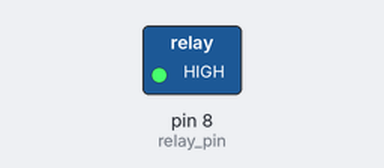
The sketch below on a simulated Arduino Uno, built with avr-gcc and run on an emulated ATmega328P. On the bench: switched loads named in the sketch (green lamp = pin HIGH). Dashed ring = blinking.

Above: at 0.5 s.
Timing chart, 0 to 4.6 s (numbered marks = the images above):
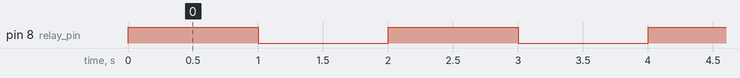

Measured:
- by itself, pin 8 (relay_pin): alternates HIGH for 1.0 s and LOW for 1.0 s

The sketch:

relay_test.ino
```cpp
// (licence header left out)
const int relay_pin = 8; // Relay pin

void setup() {
  Serial.begin(9600);
  pinMode(relay_pin,OUTPUT);
}

void loop() {
  // Activate relay
  digitalWrite(relay_pin, HIGH);

  // Wait for 1 second
  delay(1000);

   // Deactivate relay
  digitalWrite(relay_pin, LOW);

  // Wait for 1 second
  delay(1000);
}
```
